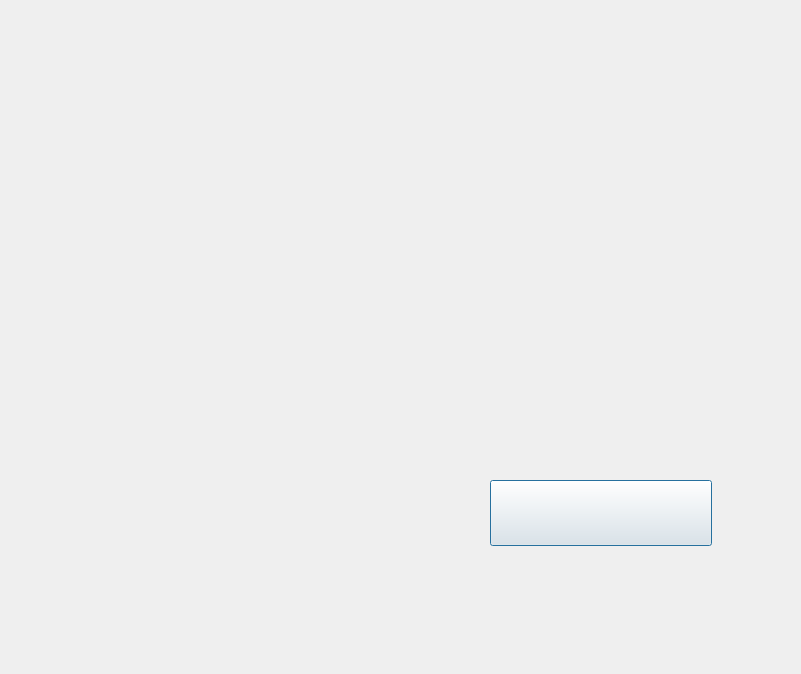
<?xml version="1.0" encoding="UTF-8"?>
<ui version="4.0">
 <class>Dialog</class>
 <widget class="QDialog" name="Dialog">
  <property name="geometry">
   <rect>
    <x>0</x>
    <y>0</y>
    <width>801</width>
    <height>674</height>
   </rect>
  </property>
  <property name="windowTitle">
   <string>Dialog</string>
  </property>
  <widget class="QLabel" name="label">
   <property name="geometry">
    <rect>
     <x>0</x>
     <y>0</y>
     <width>800</width>
     <height>677</height>
    </rect>
   </property>
   <property name="text">
    <string/>
   </property>
   <property name="pixmap">
    <pixmap>../img/page2.png</pixmap>
   </property>
  </widget>
  <widget class="QLabel" name="label_3">
   <property name="geometry">
    <rect>
     <x>10</x>
     <y>10</y>
     <width>181</width>
     <height>61</height>
    </rect>
   </property>
   <property name="text">
    <string/>
   </property>
   <property name="pixmap">
    <pixmap>../img/Neo_logo.png</pixmap>
   </property>
  </widget>
  <widget class="QLabel" name="label_8">
   <property name="geometry">
    <rect>
     <x>270</x>
     <y>330</y>
     <width>431</width>
     <height>31</height>
    </rect>
   </property>
   <property name="text">
    <string/>
   </property>
   <property name="pixmap">
    <pixmap>../img/line.png</pixmap>
   </property>
  </widget>
  <widget class="QLabel" name="label_2">
   <property name="geometry">
    <rect>
     <x>200</x>
     <y>250</y>
     <width>581</width>
     <height>101</height>
    </rect>
   </property>
   <property name="text">
    <string/>
   </property>
   <property name="pixmap">
    <pixmap>../img/done.png</pixmap>
   </property>
  </widget>
  <widget class="QPushButton" name="pushButton">
   <property name="geometry">
    <rect>
     <x>490</x>
     <y>480</y>
     <width>222</width>
     <height>66</height>
    </rect>
   </property>
   <property name="text">
    <string/>
   </property>
   <property name="icon">
    <iconset>
     <normaloff>../img/exit.png</normaloff>../img/exit.png</iconset>
   </property>
   <property name="iconSize">
    <size>
     <width>222</width>
     <height>66</height>
    </size>
   </property>
   <property name="checkable">
    <bool>false</bool>
   </property>
  </widget>
 </widget>
 <resources/>
 <connections/>
</ui>
